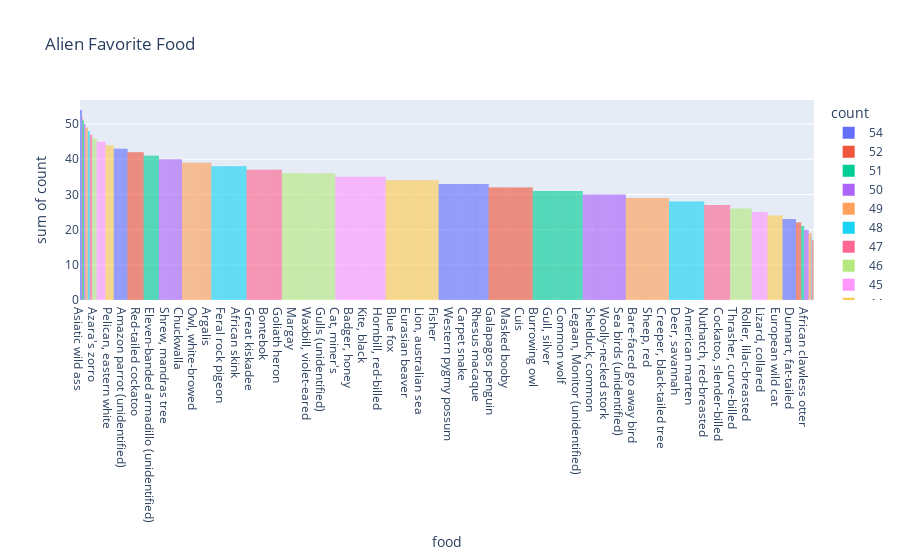

This figure's notebook cell:
### Code cell
fav_food = combined_df.favorite_food.value_counts().to_dict()
fav_food_df = pd.DataFrame(fav_food.items(), columns=['food', 'count'])
fig = px.histogram(fav_food_df, x="food", y="count", color="count", title="Alien Favorite Food")
fig
